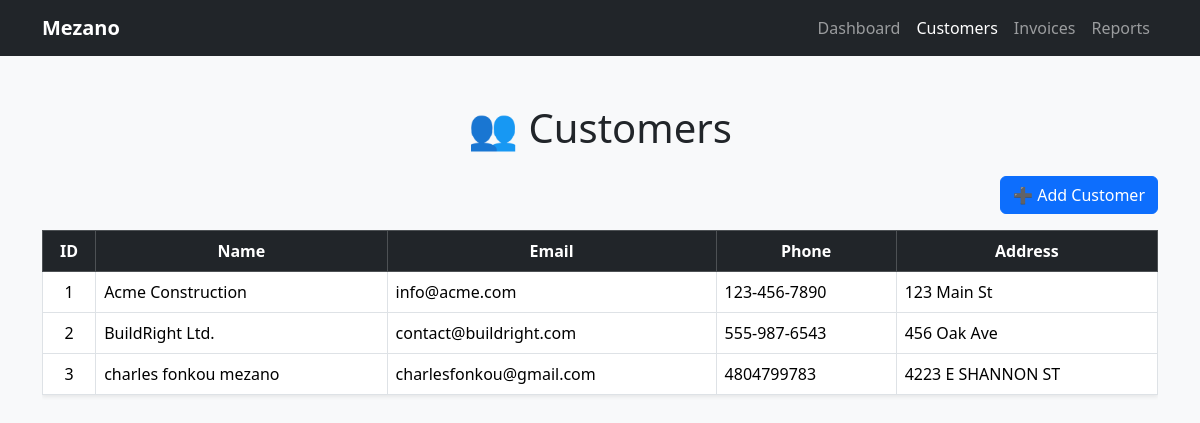
Page /customers on the committed database.
### models.py (models this page shows, shortened)
class Customer(db.Model):
    id = db.Column(db.Integer, primary_key=True)
    name = db.Column(db.String(120), nullable=False)
    email = db.Column(db.String(120), unique=True, nullable=True)
    phone = db.Column(db.String(50), nullable=True)
    address = db.Column(db.String(200), nullable=True)
    invoices = db.relationship("Invoice", backref="customer", lazy=True)

### routes.py (the view)
@routes.route("/customers")
def customers_page():
    customers = Customer.query.all()
    return render_template("customers.html", customers=customers, active_page="customers")

### templates/customers.html (shortened to what this page needs)
{% extends "base.html" %}
{% block content %}
<h1 class="mb-4 text-center">👥 Customers</h1>
<div class="text-end mb-3">
  <a href="/add_customer" class="btn btn-primary">➕ Add Customer</a>
</div>
<div class="table-responsive">
  <table class="table table-hover table-bordered align-middle shadow-sm bg-white">
    <thead class="table-dark text-center">
      <tr>
        <th>ID</th>
        <th>Name</th>
        <th>Email</th>
        <th>Phone</th>
        <th>Address</th>
      </tr>
    </thead>
    <tbody>
      {% for c in customers %}
      <tr>
        <td class="text-center">{{ c.id }}</td>
        <td>{{ c.name }}</td>
        <td>{{ c.email }}</td>
        <td>{{ c.phone }}</td>
        <td>{{ c.address }}</td>
      </tr>
      {% else %}
      <tr>
        <td colspan="5" class="text-center text-muted">No customers yet</td>
      </tr>
      {% endfor %}
    </tbody>
  </table>
</div>
{% endblock %}

### rows in the picture
Customer: id "1", name "Acme Construction", email "info@acme.com", phone "123-456-7890", address "123 Main St"
Customer: id "2", name "BuildRight Ltd.", email "contact@buildright.com", phone "555-987-6543", address "456 Oak Ave"
Customer: id "3", name "charles fonkou mezano", email "charlesfonkou@gmail.com", phone "4804799783", address "4223 E SHANNON ST"
